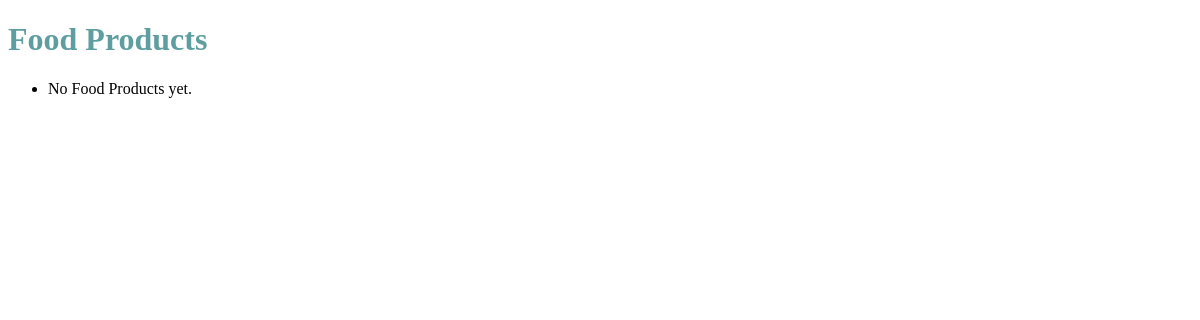
Before: /foods/ with the older database file.
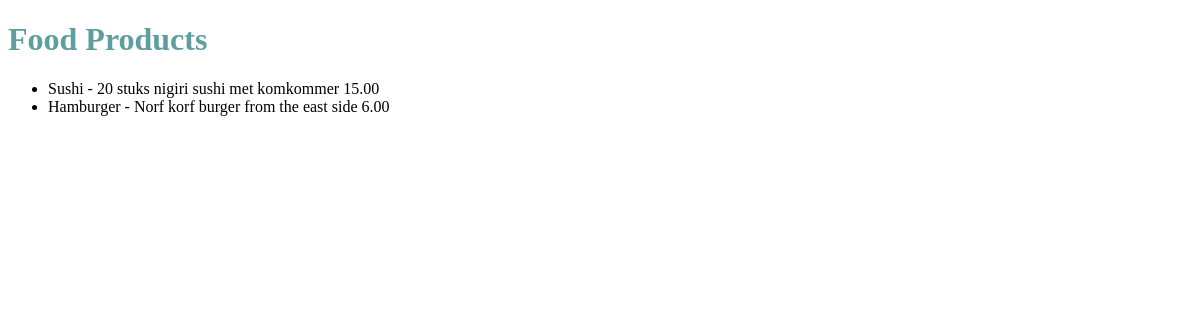
After: the same page with the newer database file.
### foods/models.py (models this page shows)
class Food(models.Model):
    title = models.CharField(max_length=20)
    slug = models.SlugField(blank=True) #(unique=True)
    description = models.TextField(null=True, default="")
    price = models.DecimalField(max_digits=100, decimal_places=2, default=0.00)
    def __unicode__(self):
        return self.title

### foods/views.py (the view)
# urls.py: url(r'^foods/$', FoodListView.as_view(), name='foods_list_view'),
class FoodListView(ListView):
    model = Food
    def get_queryset(self, *args, **kwargs):
        queryset = super(FoodListView, self).get_queryset(**kwargs)
        return queryset

### templates/foods/food_list.html
{% extends "base.html" %}
{% block content %}
<h1>Food Products</h1>
<ul>
{% for instance in object_list %}
    <li>{{ instance }} - {{ instance.description }} {{ instance.price }}</li>
{% empty %}
    <li>No Food Products yet.</li>
{% endfor %}
</ul>
{% endblock content %}

Changed rows visible on the page:
added Food: title "Sushi", description "20 stuks nigiri sushi met komkommer", price "15.00"
added Food: title "Hamburger", description "Norf korf burger from the east side", price "6.00"
Other visible differences:
text no longer shown: "No Food Products yet."
